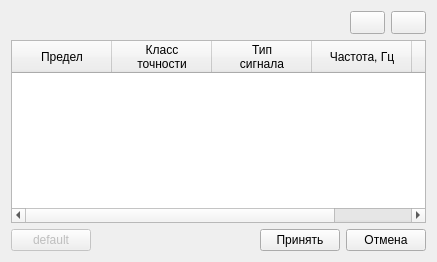
<?xml version="1.0" encoding="UTF-8"?>
<ui version="4.0">
 <class>Dialog</class>
 <widget class="QDialog" name="Dialog">
  <property name="geometry">
   <rect>
    <x>0</x>
    <y>0</y>
    <width>437</width>
    <height>262</height>
   </rect>
  </property>
  <property name="windowTitle">
   <string>Изменение пределов шкалы</string>
  </property>
  <layout class="QVBoxLayout" name="verticalLayout">
   <item>
    <layout class="QHBoxLayout" name="horizontalLayout_2">
     <property name="topMargin">
      <number>0</number>
     </property>
     <property name="bottomMargin">
      <number>0</number>
     </property>
     <item>
      <spacer name="horizontalSpacer">
       <property name="orientation">
        <enum>Qt::Horizontal</enum>
       </property>
       <property name="sizeHint" stdset="0">
        <size>
         <width>40</width>
         <height>20</height>
        </size>
       </property>
      </spacer>
     </item>
     <item>
      <widget class="QPushButton" name="add_limit_button">
       <property name="minimumSize">
        <size>
         <width>35</width>
         <height>0</height>
        </size>
       </property>
       <property name="maximumSize">
        <size>
         <width>35</width>
         <height>16777215</height>
        </size>
       </property>
       <property name="font">
        <font>
         <pointsize>10</pointsize>
         <weight>75</weight>
         <bold>true</bold>
        </font>
       </property>
       <property name="text">
        <string/>
       </property>
       <property name="icon">
        <iconset resource="../resources/icons.qrc">
         <normaloff>:/icons/icons/plus.png</normaloff>:/icons/icons/plus.png</iconset>
       </property>
       <property name="autoDefault">
        <bool>false</bool>
       </property>
      </widget>
     </item>
     <item>
      <widget class="QPushButton" name="remove_limit_button">
       <property name="minimumSize">
        <size>
         <width>35</width>
         <height>0</height>
        </size>
       </property>
       <property name="maximumSize">
        <size>
         <width>35</width>
         <height>16777215</height>
        </size>
       </property>
       <property name="font">
        <font>
         <pointsize>10</pointsize>
         <weight>75</weight>
         <bold>true</bold>
        </font>
       </property>
       <property name="text">
        <string/>
       </property>
       <property name="icon">
        <iconset resource="../resources/icons.qrc">
         <normaloff>:/icons/icons/minus2.png</normaloff>:/icons/icons/minus2.png</iconset>
       </property>
       <property name="autoDefault">
        <bool>false</bool>
       </property>
      </widget>
     </item>
    </layout>
   </item>
   <item>
    <layout class="QHBoxLayout" name="horizontalLayout_3">
     <item>
      <widget class="QTableWidget" name="limits_table">
       <property name="font">
        <font>
         <pointsize>9</pointsize>
        </font>
       </property>
       <property name="styleSheet">
        <string notr="true">selection-color: rgb(0, 0, 0);
selection-background-color: rgb(170, 170, 255);</string>
       </property>
       <property name="alternatingRowColors">
        <bool>true</bool>
       </property>
       <property name="selectionMode">
        <enum>QAbstractItemView::SingleSelection</enum>
       </property>
       <property name="selectionBehavior">
        <enum>QAbstractItemView::SelectRows</enum>
       </property>
       <attribute name="horizontalHeaderStretchLastSection">
        <bool>true</bool>
       </attribute>
       <column>
        <property name="text">
         <string>Предел</string>
        </property>
       </column>
       <column>
        <property name="text">
         <string>Класс
точности</string>
        </property>
       </column>
       <column>
        <property name="text">
         <string>Тип
сигнала</string>
        </property>
       </column>
       <column>
        <property name="text">
         <string>Частота, Гц</string>
        </property>
       </column>
       <column>
        <property name="text">
         <string>ID</string>
        </property>
       </column>
      </widget>
     </item>
    </layout>
   </item>
   <item>
    <layout class="QHBoxLayout" name="horizontalLayout">
     <item>
      <widget class="QPushButton" name="default_button">
       <property name="enabled">
        <bool>false</bool>
       </property>
       <property name="text">
        <string>default</string>
       </property>
       <property name="default">
        <bool>true</bool>
       </property>
      </widget>
     </item>
     <item>
      <spacer name="horizontalSpacer_2">
       <property name="orientation">
        <enum>Qt::Horizontal</enum>
       </property>
       <property name="sizeHint" stdset="0">
        <size>
         <width>40</width>
         <height>20</height>
        </size>
       </property>
      </spacer>
     </item>
     <item>
      <widget class="QPushButton" name="accept_button">
       <property name="text">
        <string>Принять</string>
       </property>
       <property name="autoDefault">
        <bool>false</bool>
       </property>
      </widget>
     </item>
     <item>
      <widget class="QPushButton" name="reject_button">
       <property name="text">
        <string>Отмена</string>
       </property>
       <property name="autoDefault">
        <bool>false</bool>
       </property>
      </widget>
     </item>
    </layout>
   </item>
  </layout>
 </widget>
 <tabstops>
  <tabstop>add_limit_button</tabstop>
  <tabstop>remove_limit_button</tabstop>
  <tabstop>limits_table</tabstop>
  <tabstop>accept_button</tabstop>
  <tabstop>reject_button</tabstop>
  <tabstop>default_button</tabstop>
 </tabstops>
 <resources>
  <include location="../resources/icons.qrc"/>
 </resources>
 <connections/>
</ui>
